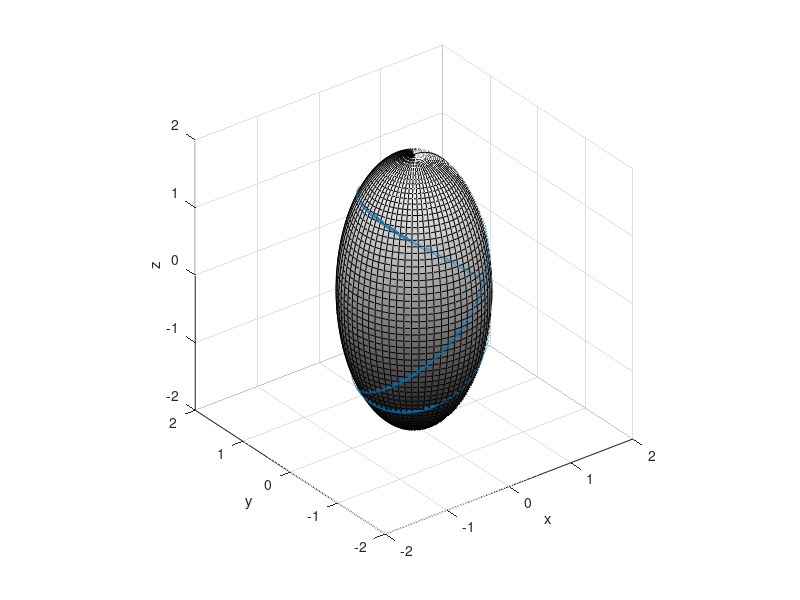

The MATLAB source for this figure: (Note: this script raises an error after producing the figure.)
%%
% Data from Tim
A = load("geodesic_data2.txt") ;

beta = 2 ;

figure(1); clf;
[x,y,z] = ellipsoid(0,0,0,1,1,beta, 64);
surf(x,y,z) %, 'facealpha', 0.5)
hold on;

lw = 'linewidth';
plot3(A(:,1), A(:,2), A(:,3), lw, 3, 'DisplayName', 'Tim')
plot3(A(end,1), A(end,2), A(end,3), 'bx', lw, 3)

% load('mytest.mat')
% plot3(x_stored(:,1), x_stored(:,2), x_stored(:,3), 'r-', lw, 2) 

axis equal
xlabel('x'); ylabel('y'); zlabel('z')

colormap gray


K = 200
Xr = [2.4*rand(K,1)-1.2  2.4*rand(K,1)-1.2  4.4*rand(K,1)-2.2];
[cpx,cpy,cpz,sd] = cpEllipsoid(Xr(:,1), Xr(:,2), Xr(:,3), [beta 1], [],'z');
for j = 1:K
  if sd(j) > 0
    plot3(cpx(j), cpy(j), cpz(j), 'co')
    plot3([Xr(j,1) cpx(j)],[Xr(j,2) cpy(j)], [Xr(j,3) cpz(j)], 'c-')
  end
end



x0 = A(1,:)
v0 = A(2,:) - A(1,:)  % not quite right
v0 = v0 ./ norm(v0)

x = x0;
v = v0;

%% problem
% x'' = 0
% or
% x' = v
% v' = 0

f = @(t,u) [u(4) u(5) u(6) 0 0 0]

%% another problem, delay to ccw planar
%kparam = 1
%f = @(t,u) [u(4) u(5) u(6) -kparam*([u(4) u(5) u(6)] - [-u(2) u(1) 0])]

X = [x0 v0 norm(v0)]
numsteps = 1000
Tf = 20;
dt = Tf / numsteps;
for k = 1:(2*numsteps)
  % vtar = [-x(2) x(1) 0];
  % v-vtar

  %xnew = x + dt*v;
  %vnew = v + dt*0;
  %vnew = v + dt*(-kparam*(v-vtar));

  unew = onestep_rk2(f, [x v], 0, dt);
  assert(length(unew) == 6)
  xnew = unew(1:3);
  vnew = unew(4:6);

  %x = xnew;
  %v = vnew;
  [cpx,cpy,cpz,sd] = cpEllipsoid(xnew(1),xnew(2),xnew(3), [2 1], [], 'z');
  n = xnew - [cpx cpy cpz]; disp(norm(n))

  %% this is interesting, and it works...
  % v = [cpx cpy cpz] - x;
  % v = v ./ norm(v)

  %% project the v onto the current tangent plane
  v = vnew - (dot(vnew,n) / dot(n,n))*n;
  % unit length matches the Tf from arclength param code
  v = v ./ norm(v);

  x = [cpx cpy cpz];
  X(k + 1, :) = [x v norm(v)];

  %% Half-way through, swap direction
  if k == numsteps
    xe = X(end, 1:3);
    % ve = -X(end, 4:6);
    v = -v;
  end
end


plot3(X(1:numsteps,1), X(1:numsteps,2), X(1:numsteps,3), 'r-', lw, 4)
% I = (numsteps+1):(2*numsteps);
% plot3(X(I,1), X(I,2), X(I,3), 'g:', lw, 4)
% plot3(xe(1), xe(2), xe(3), 'ro', lw, 4)
% plot3(X(1,1), X(1,2), X(1,3), 'rs', lw, 4)
% plot3(X(end,1), X(end,2), X(end,3), 'go', lw, 4)
%plot3(X(1,1), X(1,2), X(1,3), 'gs', lw, 4)


err = x0 - X(end,1:3)
normerr = norm(err)

% N    rk2       rk4
% 1000 0.42696   0.42696
% 2000 0.19959   0.19959
% 4000 0.095739
% 8000 0.046794


% 0.04679360110126132
% 0.04679360101230069
% 0.04679360110126132


%%
% N
% 200  1.164
% 400  0.54768
% 800  0.25418

legend('S', 'Tim code', 'Tim code end', 'odesurf')

% legend('S', 'Tim code', 'Tim code end', 'odesurf', 'return')
